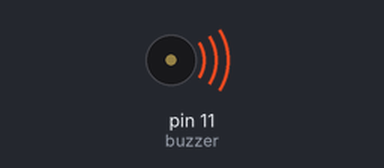
This sketch was run on a simulated Arduino Uno, built with avr-gcc and run on an emulated ATmega328P. Shown: buzzer (waves = sounding).

Above: at 0.1 s.
At 27.7 s:
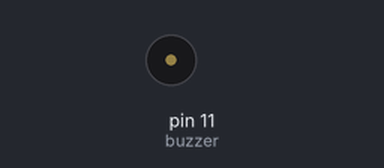
Timing chart, 0 to 29.2 s (numbered marks = the images above):
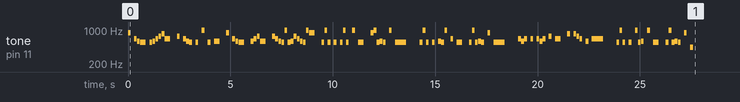

The sketch:

seashanty.ino
```cpp
// not 100% sure how much of this code is mine and how much is stolen from the internet but the melody is mine for sure because it was a pain in the ass to do
// https://www.youtube.com/shorts/RZ13EMnoAX0 video of it doing its thing
#define NOTE_A4  440
#define NOTE_CS5 554
#define NOTE_D5  587
#define NOTE_E5  659
#define NOTE_FS5 740
#define NOTE_GS5 831
#define NOTE_A5  880
#define NOTE_B5  988
#define REST      0

int tempo = 100;

//set to pin speaker is in
int buzzer = 11;

// 4 = quarter note, 8 = eighth note, 16 = sixteeth note
int melody[] = {
  NOTE_A5, 16, REST, 16, NOTE_E5, 16, NOTE_D5, 16, NOTE_CS5, 8, REST, 16, NOTE_CS5, 16, NOTE_D5, 16, NOTE_E5, 16, NOTE_FS5, 16, NOTE_GS5, 16, NOTE_E5, 8, REST, 8,
  NOTE_FS5, 16, REST, 16, NOTE_E5, 16, NOTE_D5, 16, NOTE_CS5, 16, REST, 16, NOTE_CS5, 16, REST, 16, NOTE_B5, 16, REST, 16, NOTE_CS5, 16, REST, 16, NOTE_D5, 8, REST, 8,
  NOTE_A5, 16, REST, 16, NOTE_E5, 16, NOTE_D5, 16, NOTE_CS5, 8, REST, 8, NOTE_D5, 16, NOTE_E5, 16, NOTE_FS5, 16, NOTE_D5, 8, REST, 8,
  NOTE_FS5, 16, NOTE_E5, 16, NOTE_D5, 16, NOTE_CS5, 16, NOTE_B5, 16, NOTE_CS5, 16, NOTE_D5, 16, NOTE_FS5, 16, NOTE_E5, 16, NOTE_D5, 16, NOTE_CS5, 16, NOTE_B5, 16, NOTE_A5, 8, REST, 8,
  NOTE_CS5, 16, NOTE_B5, 16, NOTE_CS5, 16, REST, 16, NOTE_CS5, 16, REST, 16, NOTE_CS5, 16, NOTE_B5, 16, NOTE_CS5, 16, REST, 16, NOTE_B5, 16, REST, 16, NOTE_CS5, 8, REST, 8,
  NOTE_A5, 16, NOTE_B5, 16, NOTE_CS5, 16, NOTE_D5, 16, NOTE_CS5, 16, REST, 16, NOTE_B5, 16, REST, 16, NOTE_CS5, 4, REST, 4,
  NOTE_CS5, 16, NOTE_B5, 16, NOTE_CS5, 16, REST, 16, NOTE_CS5, 16, REST, 16, NOTE_D5, 16, NOTE_CS5, 16, NOTE_B5, 16, REST, 16, NOTE_E5, 16, REST, 16, NOTE_CS5,8, REST, 8,
  NOTE_CS5, 16, NOTE_B5, 16, NOTE_CS5, 16, NOTE_D5, 16, NOTE_CS5, 16, REST, 16, NOTE_A5, 16, REST, 16, NOTE_CS5, 4, REST, 4,
  NOTE_E5, 16, NOTE_D5, 16, NOTE_E5, 16, REST, 16, NOTE_E5, 16, REST, 16, NOTE_E5, 16, NOTE_D5, 16, NOTE_E5, 16, REST, 16, NOTE_FS5, 16, REST, 16, NOTE_E5, 8, REST, 8,
  NOTE_GS5, 16, REST, 16, NOTE_GS5, 16, NOTE_FS5, 16, NOTE_E5, 16, REST, 16, NOTE_D5, 16, REST, 16, NOTE_E5, 4, REST, 4,
  NOTE_CS5, 16, NOTE_B5, 16, NOTE_CS5, 16, REST, 16, NOTE_CS5, 16, REST, 16, NOTE_B5, 16, NOTE_CS5, 16, NOTE_D5, 16, REST, 16, NOTE_B5, 16, REST, 16, NOTE_CS5, 8, REST, 8,
  NOTE_CS5, 16, NOTE_B5, 16, NOTE_CS5, 16, NOTE_D5, 16, NOTE_CS5, 16, REST, 16, NOTE_A5, 16, REST, 16, NOTE_A4, 16, REST, 16, REST, 8, REST, 4,
};

int notes = sizeof(melody) / sizeof(melody[0]) / 2;

//more = slower, less = faster
int wholenote = (60000 * 4) / tempo;

void setup() {
  for (int thisNote = 0; thisNote < notes * 2; thisNote = thisNote + 2) {
    int noteDuration;
    int divider = melody[thisNote + 1];
    if (divider > 0) {
      noteDuration = (wholenote) / divider;
    } else if (divider < 0) {
      noteDuration = (wholenote) / abs(divider);
      noteDuration *= 1.5;
    }

    if (melody[thisNote] != REST) {
      tone(buzzer, melody[thisNote], noteDuration * 0.9);
    } else {
      noTone(buzzer);
    }

    delay(noteDuration);
    noTone(buzzer);
  }
}

void loop() {
}
```
